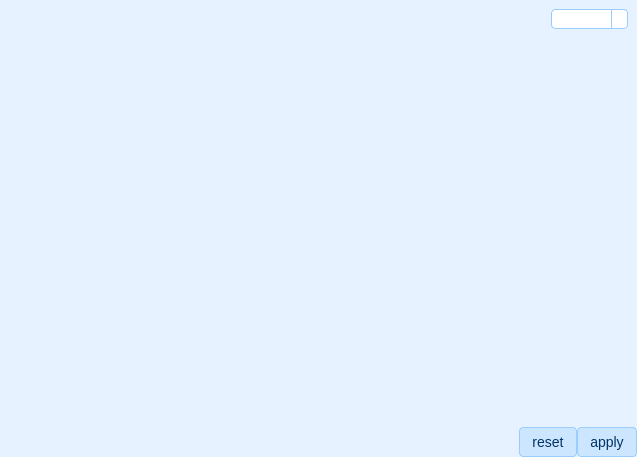
<?xml version="1.0" encoding="UTF-8"?>
<ui version="4.0">
 <class>WallpaperConfigures</class>
 <widget class="QWidget" name="WallpaperConfigures">
  <property name="geometry">
   <rect>
    <x>0</x>
    <y>0</y>
    <width>637</width>
    <height>457</height>
   </rect>
  </property>
  <property name="windowTitle">
   <string>Form</string>
  </property>
  <property name="styleSheet">
   <string notr="true">/* QWidget 基础背景色和字体 */
QWidget {
    background-color: #e6f2ff;  /* 浅蓝色背景 */
    color: #002b36;             /* 深色文字 */
    font-family: &quot;Segoe UI&quot;, sans-serif;
    font-size: 14px;
}

/* QLabel 简洁文字色 */
QLabel {
    color: #003366;
    font-weight: bold;
}

/* QPushButton 普通样式 */
QPushButton {
    background-color: #cce6ff;
    border: 1px solid #99ccff;
    padding: 6px 12px;
    border-radius: 4px;
    color: #003366;
}

QPushButton:hover {
    background-color: #b3daff;
}

QPushButton:pressed {
    background-color: #99ccff;
}

/* QComboBox 样式 */
QComboBox {
    background-color: #ffffff;
    border: 1px solid #99ccff;
    padding: 4px;
    border-radius: 4px;
}

QComboBox::drop-down {
    border-left: 1px solid #99ccff;
}

QComboBox QAbstractItemView {
    background-color: #f0faff;
    selection-background-color: #b3daff;
    selection-color: #003366;
}

/* QStackedWidget 可选样式（通常只需要其子控件有样式） */
QStackedWidget {
    background-color: transparent;
}

/* Spacer 不需样式，自动忽略 */
</string>
  </property>
  <layout class="QVBoxLayout" name="verticalLayout_2">
   <property name="spacing">
    <number>0</number>
   </property>
   <property name="leftMargin">
    <number>0</number>
   </property>
   <property name="topMargin">
    <number>0</number>
   </property>
   <property name="rightMargin">
    <number>0</number>
   </property>
   <property name="bottomMargin">
    <number>0</number>
   </property>
   <item>
    <widget class="QWidget" name="widget_2" native="true">
     <layout class="QHBoxLayout" name="horizontalLayout">
      <item>
       <widget class="QWidget" name="current_pixmap_widget" native="true">
        <layout class="QVBoxLayout" name="verticalLayout">
         <property name="spacing">
          <number>0</number>
         </property>
         <property name="leftMargin">
          <number>0</number>
         </property>
         <property name="topMargin">
          <number>0</number>
         </property>
         <property name="rightMargin">
          <number>0</number>
         </property>
         <property name="bottomMargin">
          <number>0</number>
         </property>
         <item>
          <widget class="QLabel" name="pixmap_label">
           <property name="maximumSize">
            <size>
             <width>100</width>
             <height>50</height>
            </size>
           </property>
           <property name="text">
            <string/>
           </property>
           <property name="scaledContents">
            <bool>true</bool>
           </property>
           <property name="alignment">
            <set>Qt::AlignmentFlag::AlignCenter</set>
           </property>
          </widget>
         </item>
        </layout>
       </widget>
      </item>
      <item>
       <spacer name="horizontalSpacer">
        <property name="orientation">
         <enum>Qt::Orientation::Horizontal</enum>
        </property>
        <property name="sizeHint" stdset="0">
         <size>
          <width>40</width>
          <height>20</height>
         </size>
        </property>
       </spacer>
      </item>
      <item>
       <widget class="QComboBox" name="mode_selections">
        <property name="maximumSize">
         <size>
          <width>16777215</width>
          <height>20</height>
         </size>
        </property>
       </widget>
      </item>
     </layout>
    </widget>
   </item>
   <item>
    <widget class="QWidget" name="widget_contains_settings_sessions" native="true">
     <layout class="QGridLayout" name="gridLayout">
      <property name="leftMargin">
       <number>0</number>
      </property>
      <property name="topMargin">
       <number>0</number>
      </property>
      <property name="rightMargin">
       <number>0</number>
      </property>
      <property name="bottomMargin">
       <number>0</number>
      </property>
      <property name="spacing">
       <number>0</number>
      </property>
      <item row="0" column="0">
       <widget class="QStackedWidget" name="stackedWidget"/>
      </item>
     </layout>
    </widget>
   </item>
   <item>
    <widget class="QWidget" name="widget_3" native="true">
     <layout class="QHBoxLayout" name="horizontalLayout_2">
      <property name="spacing">
       <number>0</number>
      </property>
      <property name="leftMargin">
       <number>0</number>
      </property>
      <property name="topMargin">
       <number>0</number>
      </property>
      <property name="rightMargin">
       <number>0</number>
      </property>
      <property name="bottomMargin">
       <number>0</number>
      </property>
      <item>
       <spacer name="horizontalSpacer_2">
        <property name="orientation">
         <enum>Qt::Orientation::Horizontal</enum>
        </property>
        <property name="sizeHint" stdset="0">
         <size>
          <width>40</width>
          <height>20</height>
         </size>
        </property>
       </spacer>
      </item>
      <item>
       <widget class="QPushButton" name="btn_reset">
        <property name="minimumSize">
         <size>
          <width>0</width>
          <height>20</height>
         </size>
        </property>
        <property name="text">
         <string>reset</string>
        </property>
       </widget>
      </item>
      <item>
       <widget class="QPushButton" name="btn_apply">
        <property name="minimumSize">
         <size>
          <width>0</width>
          <height>20</height>
         </size>
        </property>
        <property name="text">
         <string>apply</string>
        </property>
       </widget>
      </item>
     </layout>
    </widget>
   </item>
  </layout>
 </widget>
 <resources/>
 <connections/>
</ui>
